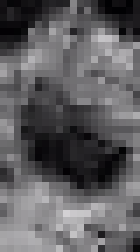
#> input picture dust1.png, 20 x 36 px, found by its file name (shown 7 times larger)
$ python synthetic_data_alg_60.py
#> lines starting #> are read from the running program, lines starting #| are printed output that depends on the picture; after the words box and inside, x2 and y2 are one past the last pixel; in counts of white or black regions, pixels touching at a corner belong together
import os
import random
import time
import shutil
from datetime import datetime

import cv2
import numpy as np
from tqdm import tqdm

# ---------- Global Constants ---------- #

NUM_DAYS = 60
CROP_AMOUNT = 60

TILE_DIMS = (36, 20)
IMG_DIMS = (1080, 1920)
IMG_DIMS_RGB = (1080, 1920, 3)
CROPPED_IMG_DIMS = (1080, 1800)
CROPPED_IMG_DIMS_RGB = (1080, 1800, 3)
MATRIX_DIMS = (IMG_DIMS[0] // TILE_DIMS[0], IMG_DIMS[1] // TILE_DIMS[1])

PARTITIONS = ['train', 'val', 'test']
DIRECTIONS = ['N', 'S', 'W', 'E']
HOURS = ['8am', '9am', '10am', '11am', '12pm', '1pm', '2pm', '3pm', '4pm', '5pm', '6pm', '7pm', '8pm']

# ---------- Helper Methods ---------- #

# [6 lines left out: function imshow_and_wait, not called in this run]


def get_seeds(save_path, custom_dataset_seed=None):
    '''
    Generates a dataset seed and 3 partition seeds for training, validation, and testing.

    Also writes the dataset seed to a file located at <save_path>/dataset_seed.txt
    '''
    # generate dataset seed
    if custom_dataset_seed is None:
        dataset_seed = int.from_bytes(os.urandom(4), byteorder="big")
    else:
        dataset_seed = custom_dataset_seed

    # write dataset seed to file
    file_path = os.path.join(save_path, 'dataset_seed.txt')
    open(file_path, 'w+').close()
    with open(file_path, 'w') as f:
        f.write(f"{dataset_seed}\n")

    # generate partition seeds
    random.seed(dataset_seed)
    partition_seeds = [random.randint(100000000, 999999999) for _ in range(3)]

    return dataset_seed, partition_seeds


def create_folder_structure(save_path):
    fouling_path = os.path.join(save_path, 'components', 'fouling')
    tile_path = os.path.join(save_path, 'components', 'tile_matrices')
    os.makedirs(fouling_path, exist_ok=True)
    os.makedirs(tile_path, exist_ok=True)

    samples_path = os.path.join(save_path, 'samples')
    binary_targets_path = os.path.join(save_path, 'targets', 'binary')
    multiclass_targets_path = os.path.join(save_path, 'targets', 'multiclass')
    os.makedirs(samples_path, exist_ok=True)
    os.makedirs(binary_targets_path, exist_ok=True)
    os.makedirs(multiclass_targets_path, exist_ok=True)


# [24 lines left out: functions apply_fouling_spot, visualize_target, visualize_tile_matrix, not called in this run]

# ---------- Algorithm Methods ---------- #

def gen_tile_matrices(save_path, num_seed_points, num_intensities, max_new_tiles):
#> called with num_seed_points = 2, num_intensities = 5, max_new_tiles = 10
    tile_matrix_bool = np.zeros(MATRIX_DIMS, dtype=bool)
    seed_points = [(random.randint(0, MATRIX_DIMS[0]-1), random.randint(0, MATRIX_DIMS[1]-1)) for p in range(num_seed_points)]
    num_new_tiles = num_seed_points

    # loop through each time step
    for time_step in tqdm(range(NUM_DAYS), desc='[Part 1/5] Generating Tile Matrices'):

        # region-growing stemming from each seed point
        for (row, col) in seed_points:
            if time_step > 0:
                num_new_tiles = random.randint(1, max_new_tiles)

                for t in range(num_new_tiles):
                    r, c = row, col
                    border_reached = False

                    # search for free tile
                    while tile_matrix_bool[r, c]:
                        direction = random.choice(DIRECTIONS)
                        if direction == 'N':
                            r -= 1
                        elif direction == 'S':
                            r += 1
                        elif direction == 'W':
                            c -= 1
                        elif direction == 'E':
                            c += 1

                        # stop searching for free tile if image border is reached
                        if r < 0 or r >= MATRIX_DIMS[0] or c < 0 or c >= MATRIX_DIMS[1]:
                            border_reached = True
                            break

                    # if free tile is found, add it to the tile matrix
                    if not border_reached:
                        tile_matrix_bool[r, c] = True
                    else:
                        pass
            else:
                tile_matrix_bool[row, col] = True

        # apply border effect to copy of tile matrix
        tile_matrix_img = tile_matrix_bool.copy().astype(np.uint8)
        tile_matrix_img *= num_intensities
        for row in range(MATRIX_DIMS[0]):
            for col in range(MATRIX_DIMS[1]):
                if tile_matrix_bool[row, col]:
                    for depth in range(1, num_intensities):
                        tile_N = tile_matrix_bool[row-depth, col] if row-depth >= 0 else True
                        tile_W = tile_matrix_bool[row, col-depth] if col-depth >= 0 else True
                        tile_S = tile_matrix_bool[row+depth, col] if row+depth < MATRIX_DIMS[0] else True
                        tile_E = tile_matrix_bool[row, col+depth] if col+depth < MATRIX_DIMS[1] else True

                        if (not tile_N) or (not tile_W) or (not tile_S) or (not tile_E):
                            tile_matrix_img[row, col] = depth
                            break

        # save tile matrix with border effect
        cv2.imwrite(os.path.join(save_path, 'components', 'tile_matrices', 'tile_matrix_{}.png'.format(time_step+1)), tile_matrix_img.astype(np.uint8))
#> this loop made 60 passes
#> pass 1, in gen_tile_matrices, `cv2.imwrite(os.path.join(save_path, 'components', 'tile_matrices', 'ti..`:
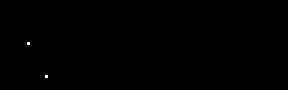
#> saved as tile_matrix_1.png: shape (30, 96) (shown 3 times larger); values 0 (black) and 1 (white), 0.07% white in thin lines or dots, all inside (x1, y1, x2, y2) = (9, 14, 16, 26)
#> pass 2, in gen_tile_matrices, `cv2.imwrite(os.path.join(save_path, 'components', 'tile_matrices', 'ti..`:
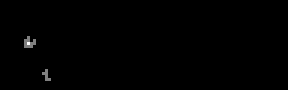
#> saved as tile_matrix_2.png: shape (30, 96) (shown 3 times larger); min 0, max 2, mean 0.00625; drawn with min black and max white


def gen_fouling_imgs(save_path, tile_im_path, num_intensities, show=False):
#> called with tile_im_path = 'dust1.png', num_intensities = 5, show = False
    tile_im = cv2.imread(tile_im_path, cv2.IMREAD_COLOR)
#> tile_im is the input picture: shape (36, 20, 3); mean B, G, R 96.4, 93.9, 95.1
    fouling_im_blank = np.zeros(IMG_DIMS_RGB, dtype=np.uint8)
    fouling_path = os.path.join(save_path, 'components', 'fouling')
    tile_matrices_path = os.path.join(save_path, 'components', 'tile_matrices')

    # determine intensity multiplier
    intensity_multiplier = 1.0 / num_intensities

    # loop through each tile matrix
#> (the run stopped early here; a loop or call above may not have finished)
